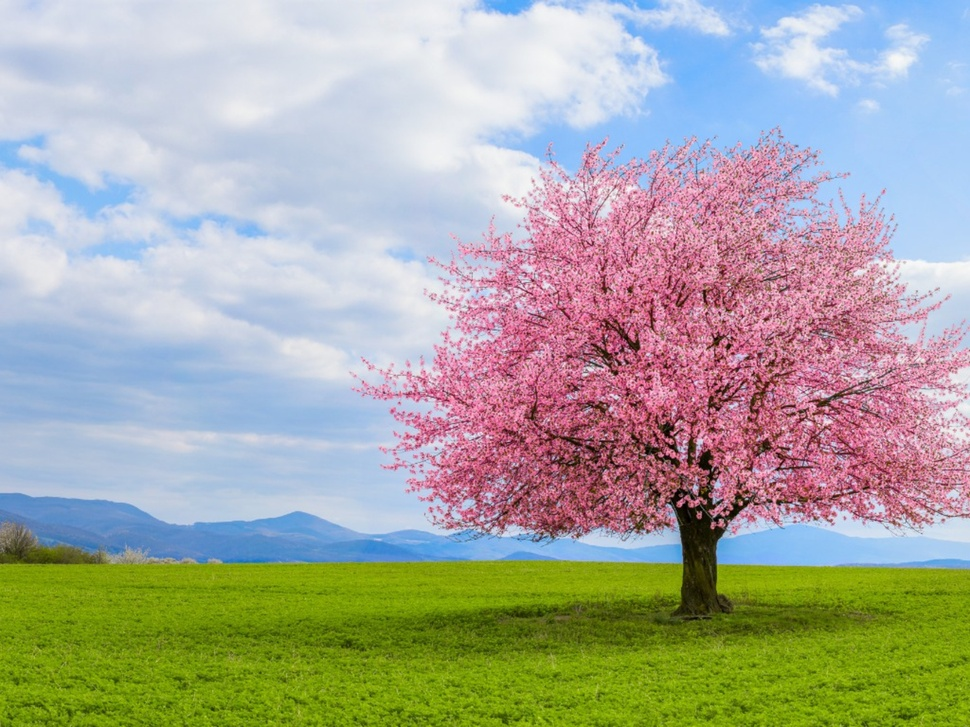
#> input picture Python/OpenCV/Photos/landscape.jpg, 970 x 727 px, shrunk from 1600 x 1200 before the run, found by its file name
$ python assignment2.py
#> lines starting #> are read from the running program, lines starting #| are printed output that depends on the picture
#> further down, im is the input picture: shape (727, 970, 3); mean B, G, R 159, 169.3, 168.1
import cv2 as cv
import numpy as np
import matplotlib.pyplot as plt


def gray_convert_average(im):
    # Extract height, width and channel size
    h,w,c = im.shape
#> h = 727; w = 970; c = 3
    # Initialize numpy array for gray image
    gim = np.zeros((h, w), dtype=np.uint8)
    for i in range(h):
        for j in range(w):
            # Convert to grayscale using the average of R, G and B components
            gim[i][j] = (int(im[i][j][0]) + int(im[i][j][1]) + int(im[i][j][2])) // 3
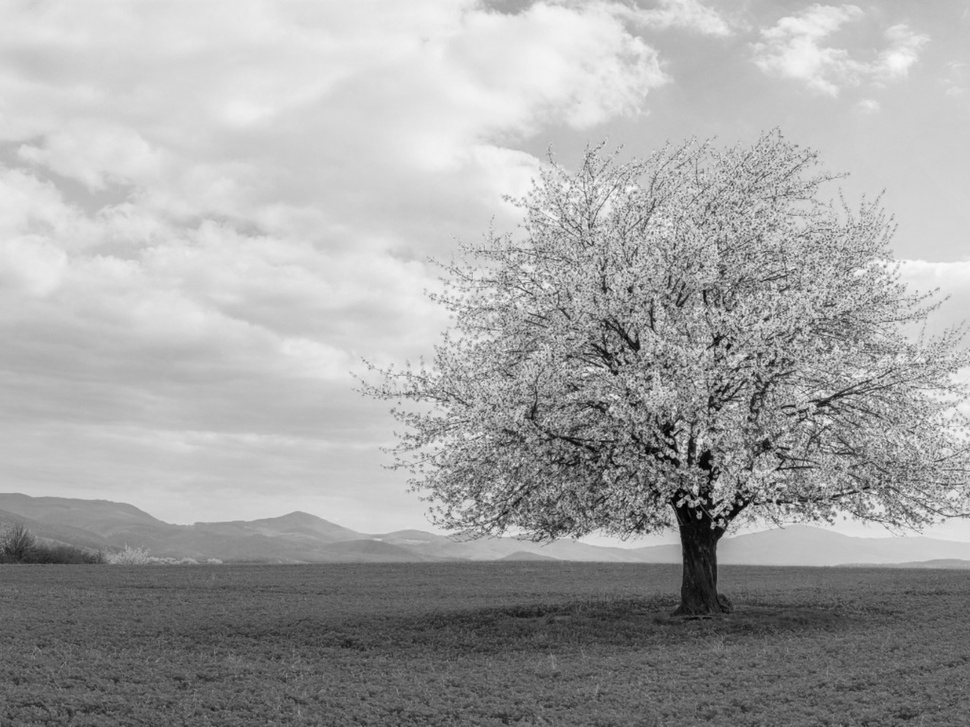
#> gim: shape (727, 970); min 0, max 251, mean 165.1
    return gim


def gray_convert_luminosity(im):
    # Extract height, width and channel size
    h,w,c = im.shape
#> h = 727; w = 970; c = 3
    # Initialize numpy array for gray image
    gim = np.zeros((h, w), dtype=np.uint8)
    for i in range(h):
        for j in range(w):
            # Convert to grayscale using luminosity form
            gim[i][j] = 0.3 * im[i][j][2] + 0.59 * im[i][j][1] + 0.11 * im[i][j][0]
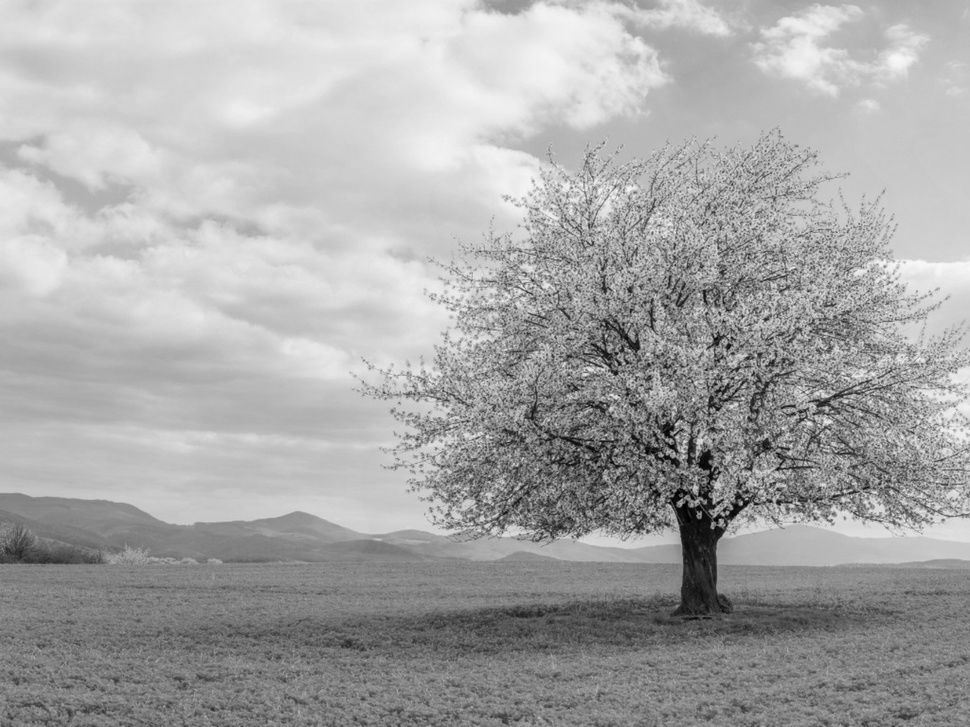
#> gim: shape (727, 970); min 0, max 249, mean 167.3
    return gim


im = cv.imread('Photos/landscape.jpg') # Read image
gim1 = gray_convert_average(im)
gim2 = gray_convert_luminosity(im)
im = cv.cvtColor(im, cv.COLOR_BGR2RGB) # Convert BGR image to RGB image
fig, axs = plt.subplots(1, 3)
# Remove x and y labels
for ax in axs:
    ax.set_xticks([])
    ax.set_yticks([])
# Display images in each subplot
axs[0].imshow(im)
axs[0].set_title('Original Image')
axs[1].imshow(gim1, cmap='gray')
axs[1].set_title('Grayscale Image\nUsing Channel Average')
axs[2].imshow(gim2, cmap='gray')
axs[2].set_title('Grayscale Image\nUsing Luminosity Form')
plt.waitforbuttonpress()
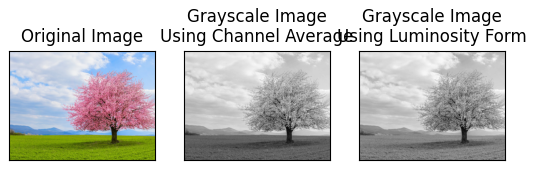
#> figure drawn by matplotlib, 3 panels

$ run again, with Python/OpenCV/Photos/flower.jpg copied over Python/OpenCV/Photos/landscape.jpg
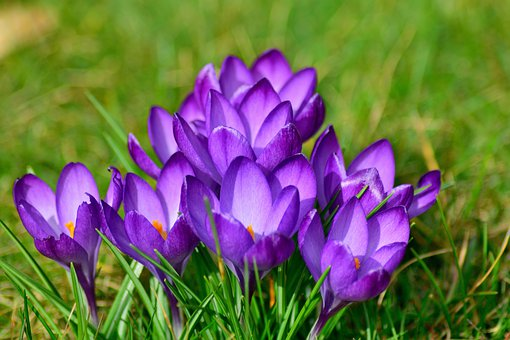
#> input picture Python/OpenCV/Photos/flower.jpg, 510 x 340 px, found by its file name
#> im is the input picture: shape (340, 510, 3); mean B, G, R 84.8, 107, 109.1
#> after the loop in gray_convert_luminosity, `for i in range(h):`:
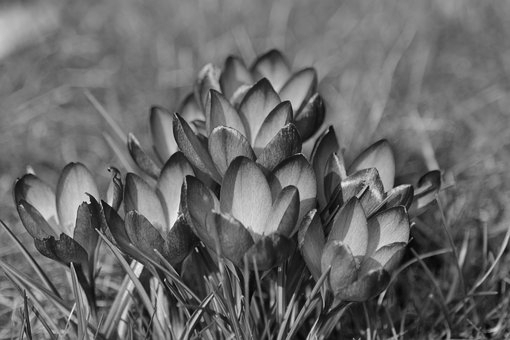
#> gim: shape (340, 510); min 1, max 246, mean 104.8
#> `plt.waitforbuttonpress()`:
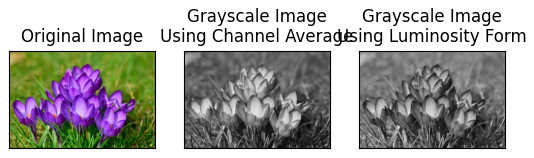
#> figure drawn by matplotlib, 3 panels
